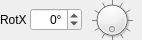
<?xml version="1.0" encoding="UTF-8"?>
<ui version="4.0">
 <class>AngleWidget</class>
 <widget class="QWidget" name="AngleWidget">
  <property name="geometry">
   <rect>
    <x>0</x>
    <y>0</y>
    <width>142</width>
    <height>40</height>
   </rect>
  </property>
  <property name="sizePolicy">
   <sizepolicy hsizetype="Preferred" vsizetype="Preferred">
    <horstretch>0</horstretch>
    <verstretch>0</verstretch>
   </sizepolicy>
  </property>
  <property name="baseSize">
   <size>
    <width>0</width>
    <height>40</height>
   </size>
  </property>
  <property name="focusPolicy">
   <enum>Qt::NoFocus</enum>
  </property>
  <property name="windowTitle">
   <string>Form</string>
  </property>
  <layout class="QHBoxLayout" name="horizontalLayout">
   <property name="spacing">
    <number>0</number>
   </property>
   <property name="margin">
    <number>0</number>
   </property>
   <item>
    <widget class="QLabel" name="label">
     <property name="text">
      <string>RotX </string>
     </property>
     <property name="buddy">
      <cstring>spinBox</cstring>
     </property>
    </widget>
   </item>
   <item>
    <widget class="QSpinBox" name="spinBox">
     <property name="focusPolicy">
      <enum>Qt::StrongFocus</enum>
     </property>
     <property name="toolTip">
      <string>enter rotation angle in degrees</string>
     </property>
     <property name="wrapping">
      <bool>true</bool>
     </property>
     <property name="frame">
      <bool>true</bool>
     </property>
     <property name="alignment">
      <set>Qt::AlignRight|Qt::AlignTrailing|Qt::AlignVCenter</set>
     </property>
     <property name="accelerated">
      <bool>true</bool>
     </property>
     <property name="suffix">
      <string>°</string>
     </property>
     <property name="prefix">
      <string/>
     </property>
     <property name="maximum">
      <number>359</number>
     </property>
     <property name="singleStep">
      <number>1</number>
     </property>
    </widget>
   </item>
   <item>
    <widget class="QDial" name="dial">
     <property name="minimumSize">
      <size>
       <width>0</width>
       <height>0</height>
      </size>
     </property>
     <property name="maximumSize">
      <size>
       <width>16777215</width>
       <height>40</height>
      </size>
     </property>
     <property name="baseSize">
      <size>
       <width>0</width>
       <height>0</height>
      </size>
     </property>
     <property name="cursor">
      <cursorShape>ArrowCursor</cursorShape>
     </property>
     <property name="focusPolicy">
      <enum>Qt::StrongFocus</enum>
     </property>
     <property name="toolTip">
      <string>drag dial with mouse to rotate</string>
     </property>
     <property name="maximum">
      <number>359</number>
     </property>
     <property name="singleStep">
      <number>15</number>
     </property>
     <property name="pageStep">
      <number>30</number>
     </property>
     <property name="sliderPosition">
      <number>0</number>
     </property>
     <property name="orientation">
      <enum>Qt::Horizontal</enum>
     </property>
     <property name="invertedAppearance">
      <bool>true</bool>
     </property>
     <property name="invertedControls">
      <bool>true</bool>
     </property>
     <property name="wrapping">
      <bool>true</bool>
     </property>
     <property name="notchTarget">
      <double>3.700000000000000</double>
     </property>
     <property name="notchesVisible">
      <bool>true</bool>
     </property>
    </widget>
   </item>
  </layout>
 </widget>
 <resources/>
 <connections>
  <connection>
   <sender>dial</sender>
   <signal>valueChanged(int)</signal>
   <receiver>spinBox</receiver>
   <slot>setValue(int)</slot>
   <hints>
    <hint type="sourcelabel">
     <x>47</x>
     <y>35</y>
    </hint>
    <hint type="destinationlabel">
     <x>95</x>
     <y>35</y>
    </hint>
   </hints>
  </connection>
  <connection>
   <sender>spinBox</sender>
   <signal>valueChanged(int)</signal>
   <receiver>dial</receiver>
   <slot>setValue(int)</slot>
   <hints>
    <hint type="sourcelabel">
     <x>95</x>
     <y>43</y>
    </hint>
    <hint type="destinationlabel">
     <x>46</x>
     <y>43</y>
    </hint>
   </hints>
  </connection>
 </connections>
</ui>
